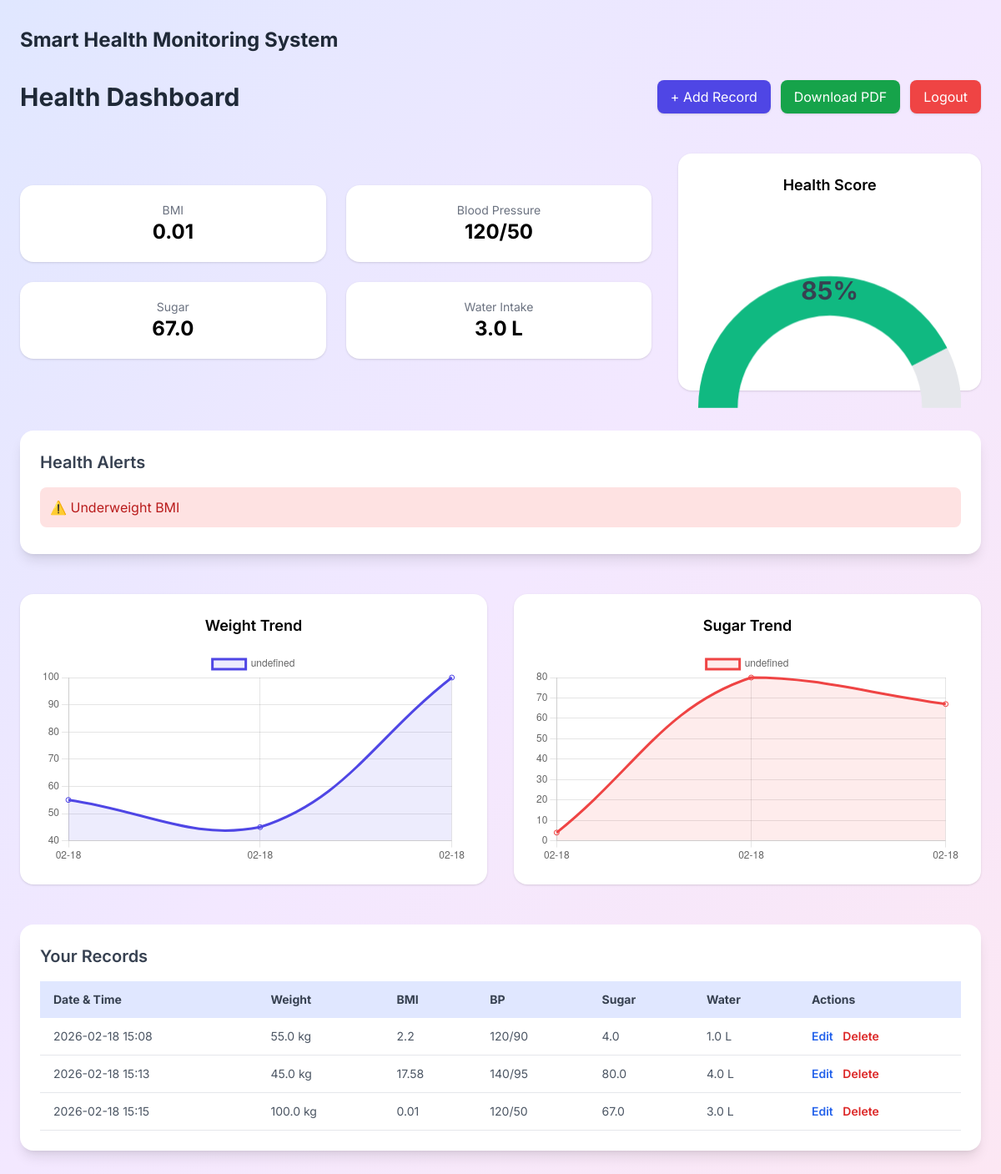
The page /dashboard (signed in) on the database its author committed.
### models.py (models this page shows, shortened)
class HealthRecord(db.Model):
    __tablename__ = "health_record"
    id = db.Column(db.Integer, primary_key=True)
    weight = db.Column(db.Float, nullable=False)
    height = db.Column(db.Float, nullable=False)
    bmi = db.Column(db.Float)
    systolic = db.Column(db.Integer, nullable=False)
    diastolic = db.Column(db.Integer, nullable=False)
    sugar = db.Column(db.Float, nullable=False)
    water = db.Column(db.Float, nullable=False)
    date = db.Column(db.DateTime, default=datetime.utcnow)
    user_id = db.Column(db.Integer, db.ForeignKey("user.id"), nullable=False)

### app.py (the view)
@app.route("/dashboard")
@login_required
def dashboard():
    records = HealthRecord.query.filter_by(
        user_id=current_user.id
    ).order_by(HealthRecord.date.asc()).all()
    latest = records[-1] if records else None
    alerts = []
    health_score = 100
    if latest:
        if latest.systolic > 140:
            alerts.append("⚠️ High Blood Pressure")
            health_score -= 20
        if latest.sugar > 180:
            alerts.append("⚠️ High Sugar Level")
            health_score -= 20
        if latest.water < 1.5:
            alerts.append("⚠️ Low Water Intake")
            health_score -= 10
        if latest.bmi < 18.5:
            alerts.append("⚠️ Underweight BMI")
            health_score -= 15
        elif latest.bmi >= 25:
            alerts.append("⚠️ Overweight BMI")
            health_score -= 15
    health_score = max(0, health_score)
    return render_template(
        "dashboard.html",
        records=records,
        latest=latest,
        alerts=alerts,
        health_score=health_score
    )

### app.py (called while the page is built)
@login_manager.user_loader
def load_user(user_id):
    return User.query.get(int(user_id))

### templates/dashboard.html (shortened to what this page needs)
{% extends "base.html" %}
{% block content %}
<div class="space-y-12">
    <div class="flex justify-between items-center">
        <h1 class="text-3xl font-bold text-gray-800">Health Dashboard</h1>
        <div class="flex gap-3">
            <a href="/add"
               class="bg-indigo-600 text-white px-4 py-2 rounded-lg shadow hover:bg-indigo-700 transition">
                + Add Record
            </a>
            <a href="/download-report"
               class="bg-green-600 text-white px-4 py-2 rounded-lg shadow hover:bg-green-700 transition">
                Download PDF
            </a>
            <a href="/logout"
               class="bg-red-500 text-white px-4 py-2 rounded-lg shadow hover:bg-red-600 transition">
                Logout
            </a>
        </div>
    </div>
    {% if latest %}
    <div class="grid md:grid-cols-3 gap-8 items-center">
        <div class="md:col-span-2 grid grid-cols-2 gap-6">
            <div class="bg-white p-5 rounded-2xl shadow text-center">
                <p class="text-gray-500 text-sm">BMI</p>
                <p class="text-2xl font-bold">{{ latest.bmi }}</p>
            </div>
            <div class="bg-white p-5 rounded-2xl shadow text-center">
                <p class="text-gray-500 text-sm">Blood Pressure</p>
                <p class="text-2xl font-bold">
                    {{ latest.systolic }}/{{ latest.diastolic }}
                </p>
            </div>
            <div class="bg-white p-5 rounded-2xl shadow text-center">
                <p class="text-gray-500 text-sm">Sugar</p>
                <p class="text-2xl font-bold">{{ latest.sugar }}</p>
            </div>
            <div class="bg-white p-5 rounded-2xl shadow text-center">
                <p class="text-gray-500 text-sm">Water Intake</p>
                <p class="text-2xl font-bold">{{ latest.water }} L</p>
            </div>
        </div>
        <div class="bg-white rounded-2xl shadow p-6 text-center relative">
            <h2 class="text-lg font-semibold mb-4">Health Score</h2>
            <div class="h-48 relative">
                <canvas id="healthGauge"></canvas>
                <div class="absolute inset-0 flex items-center justify-center">
                    <span class="text-3xl font-bold text-gray-700">
                        {{ health_score }}%
                    </span>
                </div>
            </div>
        </div>
    </div>
    {% endif %}
    <div class="bg-white rounded-2xl shadow-lg p-6">
        <h2 class="text-xl font-semibold mb-4 text-gray-700">
            Health Alerts
        </h2>
        {% if alerts %}
            {% for alert in alerts %}
                <div class="bg-red-100 text-red-700 p-3 rounded-lg mb-2">
                    {{ alert }}
                </div>
            {% endfor %}
        {% else %}
            <div class="bg-green-100 text-green-700 p-3 rounded-lg">
                ✅ You are doing great! No risks detected.
            </div>
        {% endif %}
    </div>
    {% if records %}
    <div class="grid md:grid-cols-2 gap-8">
        <div class="bg-white rounded-2xl shadow p-6">
            <h2 class="text-lg font-semibold mb-4 text-center">
                Weight Trend
            </h2>
            <div class="h-64">
                <canvas id="weightChart"></canvas>
            </div>
        </div>
        <div class="bg-white rounded-2xl shadow p-6">
            <h2 class="text-lg font-semibold mb-4 text-center">
                Sugar Trend
            </h2>
            <div class="h-64">
                <canvas id="sugarChart"></canvas>
            </div>
        </div>
    </div>
    {% endif %}
    <div class="bg-white rounded-2xl shadow-lg p-6">
        <h2 class="text-xl font-semibold mb-4 text-gray-700">
            Your Records
        </h2>
        {% if records %}
        <div class="overflow-x-auto">
            <table class="min-w-full text-sm text-gray-600">
                <thead class="bg-indigo-100 text-gray-700">
                    <tr>
                        <th class="py-3 px-4 text-left">Date & Time</th>
                        <th class="py-3 px-4 text-left">Weight</th>
                        <th class="py-3 px-4 text-left">BMI</th>
                        <th class="py-3 px-4 text-left">BP</th>
                        <th class="py-3 px-4 text-left">Sugar</th>
                        <th class="py-3 px-4 text-left">Water</th>
                        <th class="py-3 px-4 text-left">Actions</th>
                    </tr>
                </thead>
                <tbody>
                    {% for r in records %}
                    <tr class="border-b hover:bg-gray-50 transition">
                        <td class="py-3 px-4">
                            {{ r.date.strftime('%Y-%m-%d %H:%M') }}
                        </td>
                        <td class="py-3 px-4">{{ r.weight }} kg</td>
                        <td class="py-3 px-4">{{ r.bmi }}</td>
                        <td class="py-3 px-4">
                            {{ r.systolic }}/{{ r.diastolic }}
                        </td>
                        <td class="py-3 px-4">{{ r.sugar }}</td>
                        <td class="py-3 px-4">{{ r.water }} L</td>
                        <td class="py-3 px-4 space-x-2">
                            <a href="/edit/{{ r.id }}"
                               class="text-blue-600 font-semibold hover:underline">
                                Edit
                            </a>
                            <a href="/delete/{{ r.id }}"
                               class="text-red-600 font-semibold hover:underline"
                               onclick="return confirm('Are you sure?')">
                                Delete
                            </a>
                        </td>
                    </tr>
                    {% endfor %}
                </tbody>
            </table>
        </div>
        {% else %}
            <p>No records yet.</p>
        {% endif %}
    </div>
</div>
{% if records %}
<script>
var labels = [{% for r in records %}"{{ r.date.strftime('%m-%d') }}",{% endfor %}];
var weights = [{% for r in records %}{{ r.weight }},{% endfor %}];
var sugars = [{% for r in records %}{{ r.sugar }},{% endfor %}];
// Weight Chart
new Chart(document.getElementById('weightChart'), {
    type: 'line',
    data: {
        labels: labels,
        datasets: [{
            data: weights,
            borderColor: '#4f46e5',
            backgroundColor: 'rgba(79,70,229,0.1)',
            tension: 0.4,
            fill: true
        }]
    },
    options: {
        responsive: true,
        maintainAspectRatio: false
    }
});
// Sugar Chart
new Chart(document.getElementById('sugarChart'), {
    type: 'line',
    data: {
        labels: labels,
        datasets: [{
            data: sugars,
            borderColor: '#ef4444',
            backgroundColor: 'rgba(239,68,68,0.1)',
            tension: 0.4,
            fill: true
        }]
    },
    options: {
        responsive: true,
        maintainAspectRatio: false
    }
});
// Health Score Gauge
new Chart(document.getElementById('healthGauge'), {
    type: 'doughnut',
    data: {
        datasets: [{
            data: [{{ health_score }}, 100 - {{ health_score }}],
            backgroundColor: ['#10b981', '#e5e7eb'],
            borderWidth: 0
        }]
    },
    options: {
        rotation: -90,
        circumference: 180,
        cutout: '70%',
        plugins: {
            legend: { display: false },
            tooltip: { enabled: false }
        },
        animation: {
            animateRotate: true,
            duration: 1500
        }
    }
});
</script>
{% endif %}
{% endblock %}

### templates/base.html (shortened to what this page needs)
<!DOCTYPE html>
<html lang="en">
<head>
    <script src="https://cdn.tailwindcss.com"></script>
</head>
<body class="bg-gradient-to-br from-indigo-100 via-purple-100 to-pink-100 min-h-screen">
    <div class="max-w-7xl mx-auto px-6 py-8">
        <div class="flex justify-between items-center mb-8">
            <h1 class="text-2xl font-bold text-gray-800">
                Smart Health Monitoring System
            </h1>
        </div>
        {% block content %}{% endblock %}
    </div>
</body>
</html>

### templates/base.html (style rules this page uses)
body { font-family: 'Inter', sans-serif; }

### rows shown on the page
HealthRecord: bmi "0.01", systolic "120", diastolic "50", sugar "67.0", water "3.0", date "2026-02-18 15:15", weight "100.0"
HealthRecord: date "2026-02-18 15:08", weight "55.0", bmi "2.2", systolic "120", diastolic "90", sugar "4.0", water "1.0"
HealthRecord: date "2026-02-18 15:13", weight "45.0", bmi "17.58", systolic "140", diastolic "95", sugar "80.0", water "4.0"

### other values the page prints
{{ health_score }} "85"
{{ alert }} "⚠️ Underweight BMI"
chart data {{ r.date.strftime('%m-%d') }} 02-18, 02-18, 02-18
chart data {{ r.weight }} 55.0, 45.0, 100.0
chart data {{ r.sugar }} 4.0, 80.0, 67.0
chart data {{ health_score }} 85
